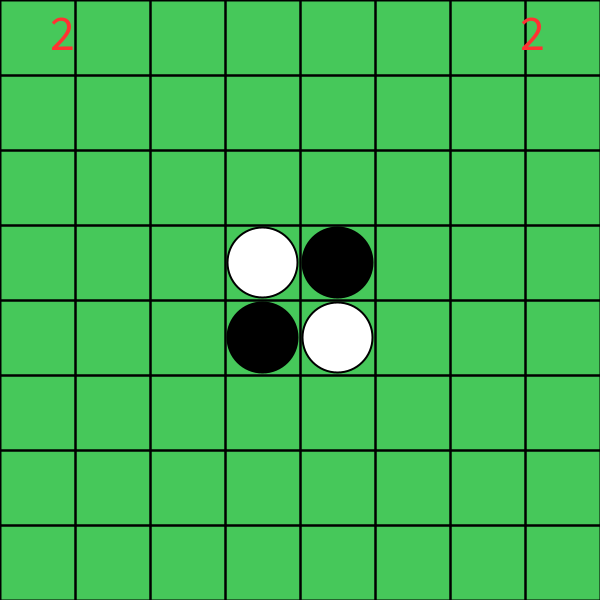
Frame 1 (no input)
Frame 60 (the mouse pressed at the canvas centre just before this capture): identical to frame 1, image omitted
Frame 120 (the mouse held since frame 60 and released just before this capture): identical to frame 1, image omitted

The Processing sketch that drew this single still picture (run headless with seeded random() and noise(); from frame 60 on, the mouse is pressed at the canvas centre):

// Processing sketch: Reversi
// ── Reversi.pde
import java.util.ArrayList;
import java.util.List;
import processing.core.*;

int scoreBlack;
int scoreWhite;
List<Square> potentialSquares = new ArrayList();
boolean bool = false;
int count = 0;
Square previousSquare;
Square currentSquare;
Square[][] board;
Player blackPlayer;
Player whitePlayer;
boolean whiteTurn = true;

float w;

public void setup() { 
  size(600,600);
  board = new Square[8][8];
  for (int i = 0; i < 8; i++) {
    for (int j = 0; j < 8; j++) {
      board[i][j] = new Square(i,j);
    }
  }
  w = height/8;
  board[3][4].containsBlack = true;
  board[4][3].containsBlack = true;
  board[3][3].containsWhite = true;
  board[4][4].containsWhite = true;
  previousSquare = board[0][0];
    checkScore();
  
}

public void draw() {
  background(70,200,90);
  fill(0);
  renderBoard(board);
  fill(255,50,50);
  textSize(50);
  strokeWeight(5);
  textMode(CENTER);
  text(scoreWhite,50,50);
  text(scoreBlack,width-80,50);
              
}

public void renderBoard(Square[][] board) {
  for (int i = 0; i < board.length; i++) {
    for (int j = 0; j < board[i].length; j++) {
      board[i][j].drawSquare();
    }
  }
}

void mouseMoved() {
    currentSquare = board[floor(mouseX/w)][floor(mouseY/w)];
    if (previousSquare != currentSquare){
        previousSquare.showBlack = false;
        previousSquare.showWhite = false;

        if (checkAvailability(currentSquare, whiteTurn)) {
                if (whiteTurn) {
                    currentSquare.showWhite = true;
                } else {
                    currentSquare.showBlack = true;
                }
        }
        previousSquare = currentSquare;
    }
}
      
void mousePressed() {
  currentSquare = board[floor(mouseX/w)][floor(mouseY/w)];
  if (!currentSquare.containsBlack && !currentSquare.containsWhite) {
                  if (checkAvailability(currentSquare, whiteTurn)) {
                      if (whiteTurn) {
                              currentSquare.containsWhite = true;
                      } else {
                              currentSquare.containsBlack = true;
                      }
                      changeSquares();
                      checkScore();
                      if (checkTurnPossible()){
                      whiteTurn = !whiteTurn;
                      } 
                  }                                      
  }  
}

public boolean checkAvailability(Square square, boolean whiteTurn) {
          boolean availability = false; 
          potentialSquares.clear();
          for (int i = -1; i <= 1; i++) {
              for (int j = -1; j <= 1; j++) {
                  int checkingI = square.i + i;
                  int checkingJ = square.j + j;
                  if (checkingI >= 0 && checkingJ >= 0 && checkingI <= 7 && checkingJ <= 7) {
                      Square checkSquare = board[checkingI][checkingJ];
                      if (whiteTurn && checkSquare!=currentSquare && checkSquare.containsBlack && checkRow(checkSquare,i, j,whiteTurn)){
                          potentialSquares.add(checkSquare);
                          availability = true;
                      }
                      else if (!whiteTurn && checkSquare!=currentSquare && checkSquare.containsWhite && checkRow(checkSquare,i, j,whiteTurn)){ 
                          potentialSquares.add(checkSquare);
                          availability = true;
                      }
                  }
              }
          }
          return availability;
}

private boolean checkRow(Square square, int i, int j, boolean whiteTurn) {
          List<Square> checkedSquares = new ArrayList();
          checkedSquares.clear();
          int checkingI = square.i + i;
          int checkingJ = square.j + j;
          while(checkingI >= 0 && checkingJ >= 0 && checkingI <= 7 && checkingJ <= 7) { 
              if(whiteTurn && board[checkingI][checkingJ].containsWhite) {
                  potentialSquares.addAll(checkedSquares);       
                  checkedSquares.clear();
                  return true;
              } else if(whiteTurn && board[checkingI][checkingJ].containsBlack) {
                  checkedSquares.add(board[checkingI][checkingJ]);   
                  checkingI += i;
                  checkingJ += j;
              } else if(!whiteTurn && board[checkingI][checkingJ].containsBlack) {
                  potentialSquares.addAll(checkedSquares);
                  checkedSquares.clear();
                  return true;
              } else if(!whiteTurn && board[checkingI][checkingJ].containsWhite) {
                  checkedSquares.add(board[checkingI][checkingJ]); 
                  checkingI += i;
                  checkingJ += j;
              } else {  
                  checkedSquares.clear();
                  return false;
              }
          }
            checkedSquares.clear();
          return false;
}

  private void changeSquares() {
      for (Square square: potentialSquares){
          if (!whiteTurn){
              square.containsWhite = false;
              square.containsBlack = true;
          } else if (whiteTurn){
              square.containsBlack = false;
              square.containsWhite = true;
          }
      }
      potentialSquares.clear();
  }

  private void checkScore() {
      scoreWhite = scoreBlack = 0;
      for (int i = 0; i < board.length; i++) {
          for (int j = 0; j < board[i].length; j++) {
              if (board[i][j].containsBlack){
                  scoreBlack++;
              }
              if (board[i][j].containsWhite){
                  scoreWhite++;
              }
          }
      }
  }
  
  private boolean checkTurnPossible(){
      //for (int i = 0; i < board.length; i++) {
      //    for (int j = 0; j < board[i].length; j++) {
      //      //if (checkAvailability(board[i][j], whiteTurn)){
      //          System.out.println(true);
      //          return true;
      //      //}
      //    }
      //}        
      //System.out.println(false);
      return true;
  }



class Player{
  

  boolean isMoving;
  
  public Player() {
    this.isMoving = false;
  }
  
}

class Square{
  
  float width = w;
  int i;
  int j;
  boolean containsBlack = false;
  boolean containsWhite = false;
  boolean showWhite = false;
  boolean showBlack = false;
  
  public Square(int i, int j) {
    this.i = i;
    this.j = j;
  }
  
  public void drawSquare() {
    noFill();
    strokeWeight(2);
    rect(i*w,j*w,w,w);
    strokeWeight(2);
    if(containsBlack || showBlack && !containsWhite) {
      fill(0);
      ellipse(i*w+0.5f*w,j*w+0.5f*w,w-5,w-5);
    }
    else if(containsWhite || showWhite) {
      fill(255);
      ellipse(i*w+0.5f*w,j*w+0.5f*w,w-5,w-5);
    } 
  }
}
